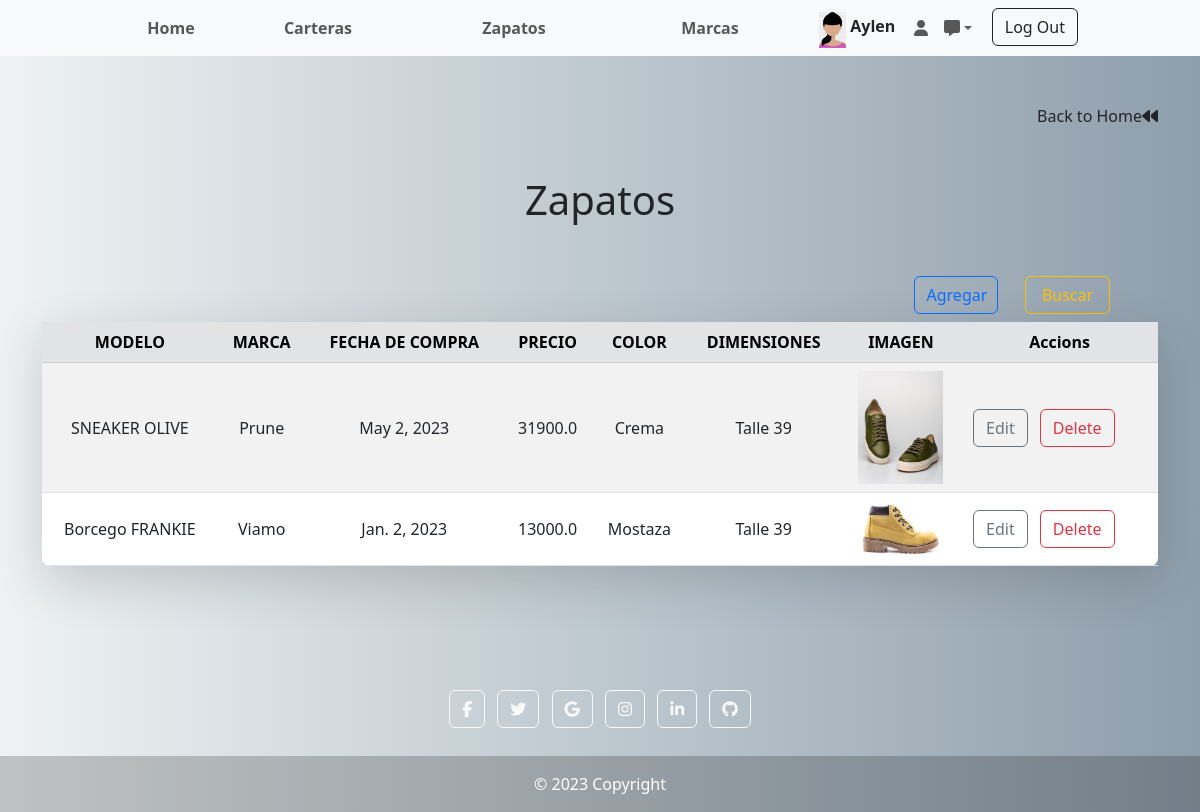
/tienda/zapato/ (signed in), run on the app's committed database.
### tienda/models.py (models this page shows, shortened)
class DataUser(models.Model):
    user = models.OneToOneField(User,blank=False,null=True,on_delete=models.CASCADE)
    first_name = models.CharField(max_length=100)
    last_name = models.CharField(max_length=100)
    date_birth = models.DateField(blank=True,null=True)
    phone = models.CharField(max_length=100)
    adress = models.CharField(max_length=100)
    city = models.CharField(max_length=100)
    state = models.CharField(max_length=100)
    country = models.CharField(max_length=100)
    dni = models.CharField(max_length=100)
    imagen = models.ImageField(upload_to='profile_images/', null=True, blank=True)

class Zapato(models.Model):
    modelo = models.CharField(max_length=40)
    marca = models.ForeignKey(Marca, on_delete=models.CASCADE)
    fecha_compra = models.DateField()
    precio = models.FloatField()
    color = models.CharField(max_length=15)
    dimensiones = models.CharField(max_length=15)
    imagen = models.ImageField(upload_to='zapatos/', null=True, blank=True)

class Marca(models.Model):
    marca = models.CharField(max_length=40)
    pais  = models.CharField(max_length=15)
    ano_origen = models.IntegerField()
    contacto = models.EmailField()
    imagen = models.ImageField(upload_to='marcas/', null=True, blank=True)
    def __str__(self,):
        return str(self.marca)

### tienda/views.py (the view)
# urls.py: path('zapato/', views.zapato, name='zapato'),
def zapato(request):
    zapatos = Zapato.objects.all()
    params = {'zapatos':zapatos,'MEDIA_URL': settings.MEDIA_URL}
    return render(request,'zapato.html', params)

### templates/zapato.html (shortened to what this page needs)
{% extends "layout_home.html" %}
{% load static %}
{% block next_content %}
<div class="container">
    <a class="nav-link text-end" href="{% url 'home' %}">Back to Home<i class="fa-solid fa-backward"></i> </a>
    <div class="row">
        <div class="col-sm-12">
            <div class="d-flex align-items-center flex-column">
                <h1 class="mb-0 text-align-center">Zapatos</h1>
            </div>
            <div class="col-lg-6 mx-auto">
            </div>
            <div class=" mb-1 mx-5 d-flex justify-content-end">
                <a href="{% url 'add_zapato' %}" class="btn btn-outline-primary btn-block col-sm-1" role="button">Agregar</a>
                <a href="{% url 'buscar_zapato' %}" class="btn btn-outline-warning btn-block col-sm-1" role="button">Buscar</a>
            </div>
            <div class="d-flex align-items-center flex-column">
                <table class="table align-middle table-striped table-hover shadow-lg p-3 mb-5 bg-white rounded-3">
                    <thead>
                        <tr class="table-secondary">
                            <th scope="col" style="text-align:center">MODELO</th>
                            <th scope="col" style="text-align:center">MARCA</th>
                            <th scope="col" style="text-align:center">FECHA DE COMPRA</th>
                            <th scope="col" style="text-align:center">PRECIO</th>
                            <th scope="col" style="text-align:center">COLOR</th>
                            <th scope="col" style="text-align:center">DIMENSIONES</th>
                            <th scope="col" style="text-align:center">IMAGEN</th>
                            <th scope="col" class="text-center" style="text-align:center">Accions</th>
                        </tr>
                    </thead>
                    <tbody>
                        {% for zapato in zapatos %}
                            <tr>
                                <td style="text-align:center"> {{ zapato.modelo }}</td>
                                <td style="text-align:center"> {{ zapato.marca }}</td>
                                <td style="text-align:center"> {{ zapato.fecha_compra }}</td>
                                <td style="text-align:center"> {{ zapato.precio }}</td>
                                <td style="text-align:center"> {{ zapato.color }}</td>
                                <td style="text-align:center"> {{ zapato.dimensiones }}</td>
                                {% if zapato.imagen %}
                                    <td style="text-align:center"> <img src="{{ zapato.imagen.url }}" alt="Miniatura de la imagen" width="85"></td>
                                {% else %}
                                    <td style="text-align:center"> No hay imagen disponible </td>
                                {% endif %}
                                <td class="text-align:center">
                                    <a href="{% url 'edit_zapato' zapato.id %}"><button class="btn btn-outline-secondary mx-1 ">Edit</button></a>
                                    <a href="{% url 'delete_zapato' zapato.id %}"><button class="btn btn-outline-danger mx-1">Delete</button></a>
                                </td>
                            </tr>
                            {% empty %}
                            <tr>
                                <td colspan="6" style="text-align:center"> No existen zapatos cargados aun </td>
                            </tr>
                        {% endfor %}
                    </tbody>
                </table>
                <div class="col-lg-6 mx-auto">
                </div>
            </div>
        </div>
    </div>
</div>
{% endblock %}

### templates/layout_home.html (shortened to what this page needs)
{% extends "base.html" %}
{% load static %}
{% block content %}
<nav class="navbar navbar-expand-lg bg-body-tertiary" data-bs-theme="ligth">
  <div class="container-fluid">
    <div class="collapse navbar-collapse" id="navbarNavDropdown">
      <ul class="navbar-nav w-100 justify-content-center" style="text-align:center">
        <li class="nav-item col-1 text-left">
          <a class="nav-link" href="{% url 'home' %}"><b>Home</b></a>
        </li>
        <li class="nav-item col-2 text-center">
          <a class="nav-link" href="{% url 'cartera' %}"><b> Carteras</b></a>
        </li>
        <li class="nav-item col-2 text-center">
          <a class="nav-link" href="{% url 'zapato' %}"><b> Zapatos</b></a>
        </li>
        <li class="nav-item col-2 text-center" >
          <a class="nav-link" href="{% url 'marcas' %}" ><b>Marcas</b></a>
        </li>
        <li class="nav-item col-1 text-center">
          {% if request.user.datauser.imagen %}
            <img src="{{ request.user.datauser.imagen.url }}" class="img-fluid pt-1 me-1" style="max-height: 40px;"><b>{{ request.user.datauser.first_name }}</b>
          {% else %}
            <img src="/media/profile_images/default.png" class="img-fluid pt-1 me-1" style="max-height: 40px;">
          {% endif %}
        </li>
        <li class="nav-item dropdown text-end" style="display: flex;">
          <a class="nav-link" href="{% url 'profile' %}" style="flex-grow: 1;"><b><i class="fa-solid fa-user"></i></b></a>
          <a class="nav-link dropdown-toggle " id="dropdownMenuLink" role="button" href="#" data-bs-toggle="dropdown" aria-expanded="false" style="flex-grow: 1;"><b><i class="fa-solid fa-message" ></i></b></a>
        </li>
        <li class="nav-item col-1 text-end">
          <a class="btn btn-outline-dark my-login" href="{% url 'logout' %}" >Log Out</a>
        </li>
      </ul>
    </div>
  </div>
</nav>
  {% block next_content %} {% endblock %}
  <footer class="bg-ligth text-center text-white mt-auto ">
    <div class="container p-4 pb-0">
      <section class="mb-4">
        <a class="btn btn-outline-light btn-floating m-1" href="https://www.facebook.com/aylen.torres.54" role="button"
          ><i class="fab fa-facebook-f"></i
        ></a>
        <a class="btn btn-outline-light btn-floating m-1" href="https://twitter.com/?lang=es" role="button"
          ><i class="fab fa-twitter"></i
        ></a>
        <a class="btn btn-outline-light btn-floating m-1" href="https://www.google.com/" role="button"
          ><i class="fab fa-google"></i
        ></a>
        <a class="btn btn-outline-light btn-floating m-1" href="https://www.instagram.com/aylen.torres__/" role="button"
          ><i class="fab fa-instagram"></i
        ></a>
        <a class="btn btn-outline-light btn-floating m-1" href="https://www.linkedin.com/in/aylen-torres-at/" role="button"
          ><i class="fab fa-linkedin-in"></i
        ></a>
        <a class="btn btn-outline-light btn-floating m-1" href="https://github.com/torresay" role="button"
          ><i class="fab fa-github"></i
        ></a>
      </section>
    </div>
    <div class="text-center p-3" style="background-color: rgba(0, 0, 0, 0.2);">
      © 2023 Copyright
    </div>
  </footer>
  {% endblock %}

### data on the page
Zapato: modelo "SNEAKER OLIVE", marca "Prune", fecha_compra "May 2, 2023", precio "31900.0", color "Crema", dimensiones "Talle 39", imagen (picture)
Zapato: modelo "Borcego FRANKIE", marca "Viamo", fecha_compra "Jan. 2, 2023", precio "13000.0", color "Mostaza", dimensiones "Talle 39", imagen (picture)

### other printed values
{{ request.user.datauser.first_name }} "Aylen"
